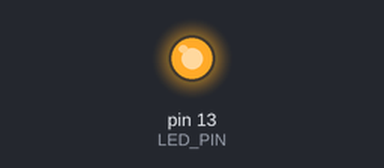
Simulated run of this sketch. Board: Arduino Uno, built with avr-gcc and run on an emulated ATmega328P. Parts: output pins drawn as LEDs (lit = HIGH). Pins used as bus, display or sensor lines are not drawn.

Above: at 0.15 s.
At 5.8 s:
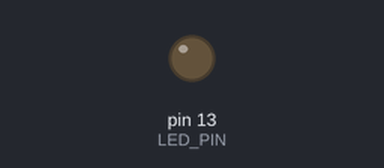
Timing chart, 0 to 7.4 s (numbered marks = the images above):
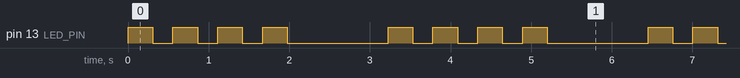

The sketch:

hs1527_rf_light.ino
```cpp
#include "hs1527.h"

#define TXPIN 7 // Pin to transmit encoded data
HS1527 encoder(TXPIN);

#define LED_PIN 13


char *address = "\xBE\xA3\x90";

void setup() {
  pinMode(LED_PIN, OUTPUT);
  pinMode(TXPIN, OUTPUT);
}

void loop() {
  for (int i = 0; i < 4; i++) {
    digitalWrite(LED_PIN, HIGH);
    // Send multiple times to ensure the bulbs receive the message.
    // They only toggle once.
    for (int j = 0; j < 5; j++) {
      encoder.sendMsg(address, i);
    }
    digitalWrite(LED_PIN, LOW);
    delay(250);
  }

  delay(1000);
}
```

hs1527.cpp
```cpp
/* EV1527, RT1527, FP1527 or HS1527 encoding */

#include "hs1527.h"

#define HS_1527_PULSETIME 474 // Time in microseconds for one pulse


HS1527::HS1527(int pin)
{
  _pin = pin;
}

void HS1527::signal(boolean state) {
  digitalWrite(_pin, state);
  delayMicroseconds(HS_1527_PULSETIME);
}

void HS1527::signalBinary(boolean state) {
  signal(HIGH);
  signal(state);
  signal(state);
  signal(LOW);
}

void HS1527::signalByte(char b) {
  for (int i = 7; i >= 0; i--){
    signalBinary((b >> i) &0x01);
  }
}

/* Transmit a message */
void HS1527::sendMsg(char * address, int byte_id) {
  /* Sync bit */
  signalBinary(LOW);

  /* Pilot period */
  for(int i = 0; i < 28; ++i) signal(LOW);

  /* 20 Address bits */
  signalByte(address[0]);
  signalByte(address[1]);
  signalByte(address[2] | (1 << byte_id));
}
```

hs1527.h
```cpp
/* EV1527, RT1527, FP1527 or HS1527 encoding */

#ifndef HS1527_h
#define HS1527_h
#include "Arduino.h"

class HS1527
{
  public:
    HS1527(int pin); // this is the constructor
    void sendMsg(char *bits, int byte_id);
  private:
    int _pin;	// this is Arduino input pin
    char* _code;
    void signalBinary(boolean state);
    void signalByte(char b);
    void signal(boolean state);
};

#endif
```

Measured:
- by itself, pin 13 (LED_PIN): repeats every 3.2 s: 3 × (LOW 0.25 s, HIGH 0.31 s), LOW 1.3 s, HIGH 0.31 s
- by itself, everything shown: repeats every 3.2 s, in 8 steps
